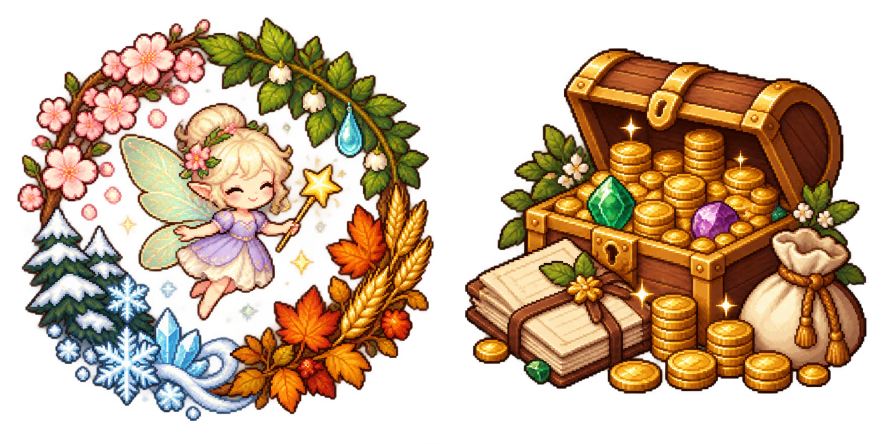
#> input picture tools/art-sources/achievement-fairy-wealth.png, 1774 x 887 px (shown at 1/2 size)
$ python slice_achievement_art.py
#> lines starting #> are read from the running program, lines starting #| are printed output that depends on the picture
"""Mechanical extraction and nearest-neighbour resize of the two authored illustrations."""
from pathlib import Path
from PIL import Image
root=Path(__file__).resolve().parents[1]
im=Image.open(root/'tools/art-sources/achievement-fairy-wealth.png').convert('RGBA')
#> im is the input picture: PIL image 1774x887 RGBA; mean R, G, B, A 95.9, 68.4, 40.7, 132.7
out=root/'src/main/resources/assets/sunlit_journal_core/textures/gui/illustrations'
for i,name in enumerate(['four_seasons','wealth']):
 tile=im.crop((i*im.width//2,0,(i+1)*im.width//2,im.height))
 side=max(tile.size);square=Image.new('RGBA',(side,side));square.paste(tile,((side-tile.width)//2,(side-tile.height)//2))
 square.resize((256,256),Image.Resampling.NEAREST).save(out/(name+'.png'))
#> this loop made 2 passes
#> pass 1, `tile=im.crop((i*im.width//2,0,(i+1)*im.width//2,im.height))`:
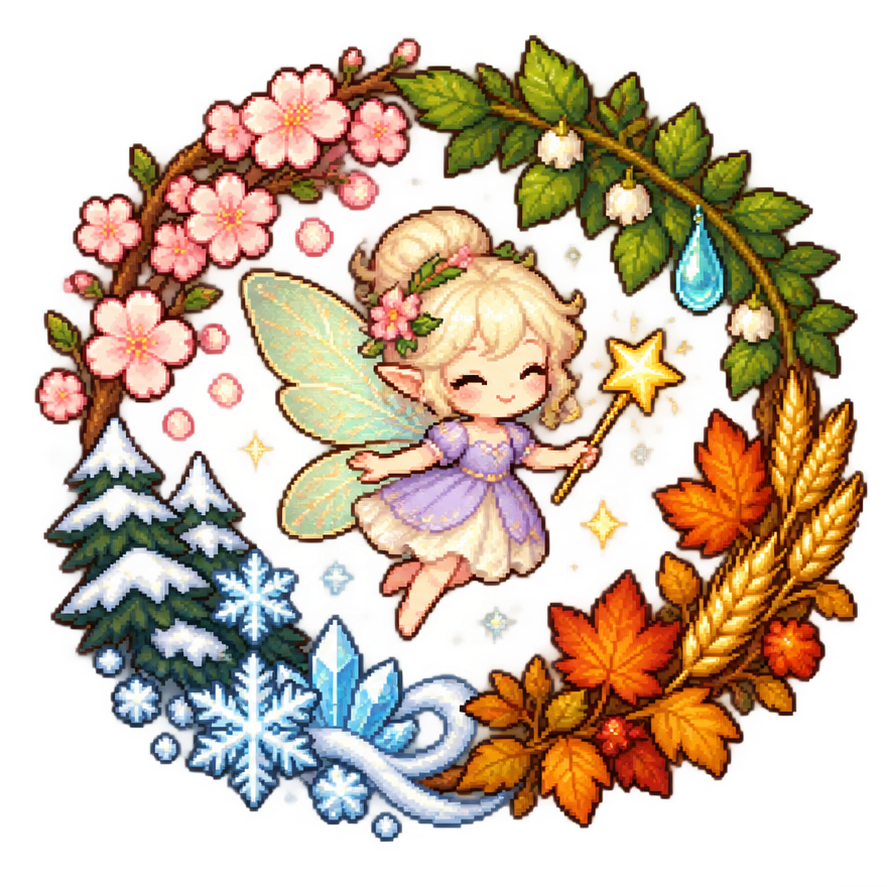
#> tile: PIL image 887x887 RGBA; mean R, G, B, A 106.8, 81.3, 57.4, 131.3; transparent parts drawn white
#> pass 1, `square.resize((256,256),Image.Resampling.NEAREST).save(out/(name+'.png..`:
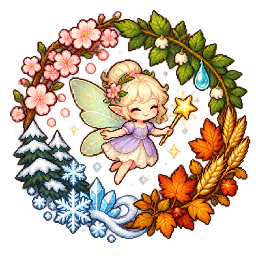
#> saved as four_seasons.png: PIL image 256x256 RGBA; mean R, G, B, A 106.8, 81.3, 57.4, 131.3; transparent parts drawn white
#> pass 2, `tile=im.crop((i*im.width//2,0,(i+1)*im.width//2,im.height))`:
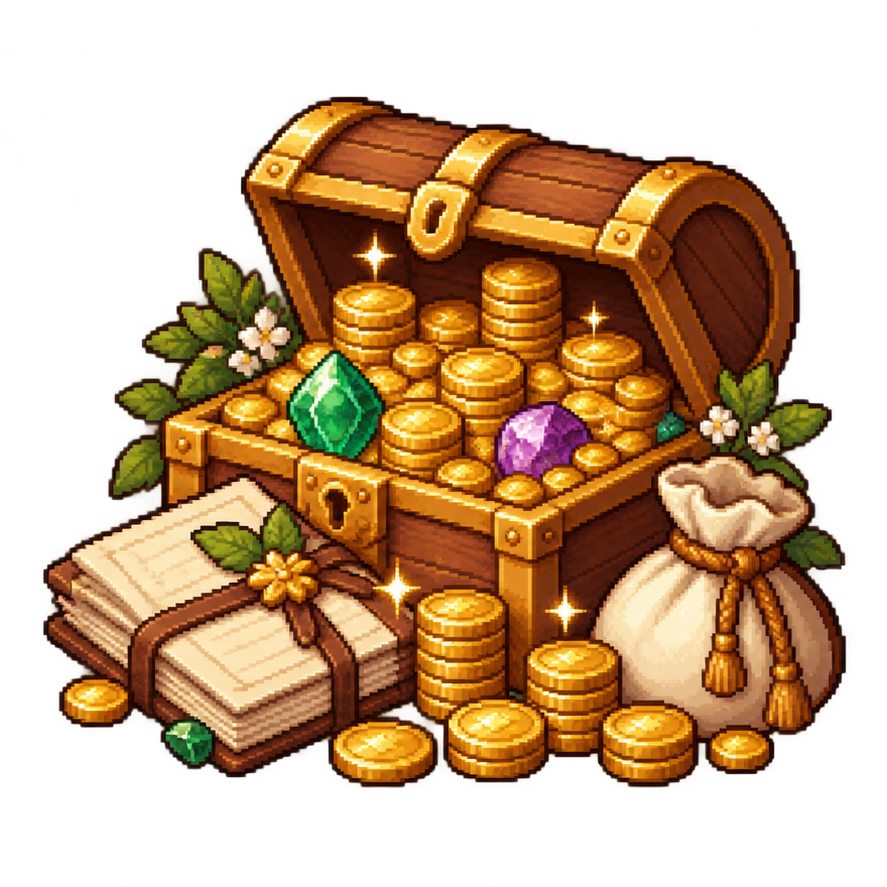
#> tile: PIL image 887x887 RGBA; mean R, G, B, A 85.1, 55.4, 24, 134.1; transparent parts drawn white

$ run again, with tools/art-sources/life-and-seasons.png copied over tools/art-sources/achievement-fairy-wealth.png
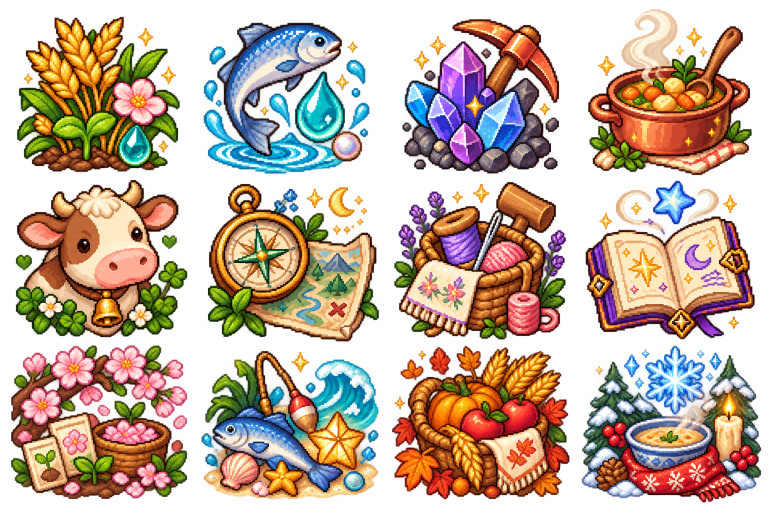
#> input picture tools/art-sources/life-and-seasons.png, 1536 x 1024 px (shown at 1/2 size)
#> im is the input picture: PIL image 1536x1024 RGBA; mean R, G, B, A 139.5, 109.1, 81.6, 145.5
#> the loop `for i,name in enumerate(['four_seasons','wealth']):` made 2 passes
#> pass 1, `square.resize((256,256),Image.Resampling.NEAREST).save(out/(name+'.png..`:
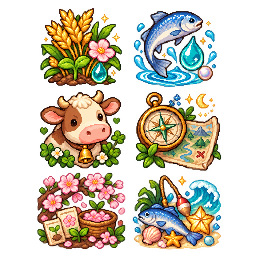
#> saved as four_seasons.png: PIL image 256x256 RGBA; mean R, G, B, A 99, 89.8, 63.2, 109.9; transparent parts drawn white
#> after the loop `for i,name in enumerate(['four_seasons','wealth']):`:
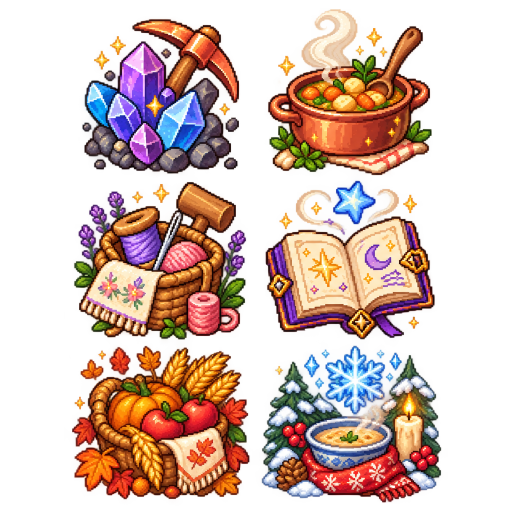
#> square: PIL image 1024x1024 RGBA (shown at 1/2 size); mean R, G, B, A 110.8, 75, 59.8, 108.3; transparent parts drawn white
